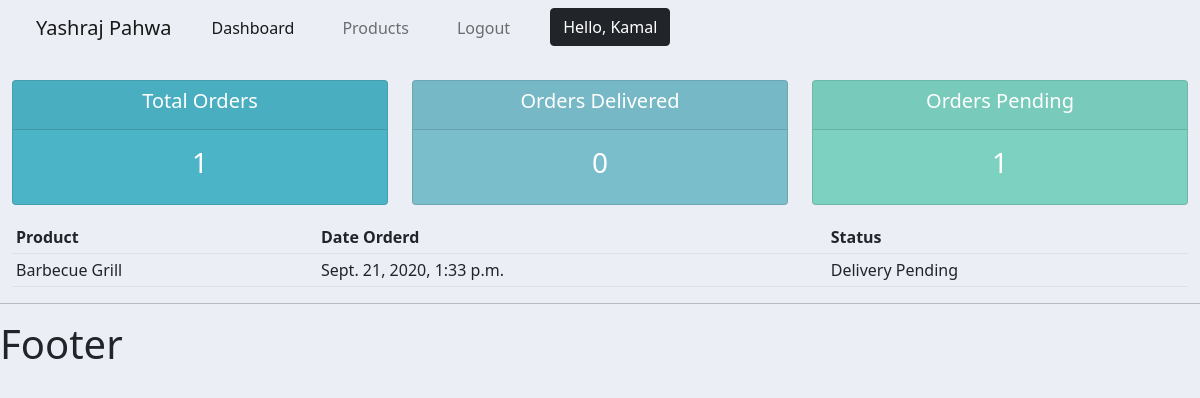
The page /user/ (signed in) on the database its author committed.
### main/models.py (models this page shows, shortened)
class Order(models.Model):
    STATUS = (
        ('Delivery Pending', 'Delivery Pending'),
        ('Out for delivery', 'Out for delivery'),
        ('Delivered', 'Delivered'),
    )
    customer = models.ForeignKey(
        Customer, null=True, blank=True, on_delete=models.SET_NULL)
    product = models.ForeignKey(
        Product, null=True, blank=True, on_delete=models.SET_NULL)
    date_created = models.DateTimeField(
        auto_now_add=True, blank=True, null=True)
    status = models.CharField(
        max_length=255, null=True, blank=True, choices=STATUS)
    note = models.CharField(
        max_length=510, null=True, blank=True)

class Product(models.Model):
    CATEGORY = (
        ('Indoor', 'Indoor'),
        ('Outdoor', 'Outdoor'),
        ('Both', 'Both'),
    )
    name = models.CharField(max_length=255, null=True)
    price = models.FloatField(null=True)
    category = models.CharField(max_length=255, null=True, choices=CATEGORY)
    description = models.CharField(max_length=255, null=True, blank=True)
    date_created = models.DateTimeField(auto_now_add=True, null=True)
    tag = models.ManyToManyField(Tag)
    def __str__(self):
        return self.name

### main/decorators.py (the view)
        def wrapper_func(request, *args, **kwargs):
            group = None
            if request.user.groups.exists():
                group = request.user.groups.all()[0].name
            if group in allowed_roles:
                return view_func(request, *args, **kwargs)
            else:
                return HttpResponse('You are not authorized to view this page')

### main/views.py (called while the page is built)
@login_required(login_url='login')
@allowed_users(allowed_roles=['customer', 'admin'])
def userPage(request):
    customerOrders = request.user.customer.order_set.all()
    total_order = customerOrders.count()
    delivered = customerOrders.filter(status='Delivered').count()
    pending = customerOrders.filter(status='Delivery Pending').count()
    context = {'order': customerOrders, 'total_order': total_order,
               'delivered': delivered, 'pending': pending}
    return render(request, 'main/dynamic/user.html', context)

### main/templates/main/dynamic/user.html
{%  extends 'main/main_template.html' %}
{% block content %}
{%  include 'main/status.html' %}
<table class="table table-sm">
    <tr>
        <th>Product</th>
        <th>Date Orderd</th>
        <th>Status</th>
    </tr>
    {% for i in order %}
    <tr>
        <td>{{i.product}}</td>
        <td>{{i.date_created}}</td>
        <td>{{i.status}}</td>
    </tr>
    {% endfor %}
</table>
{% endblock content %}

### main/templates/main/components/navbar.html (shortened to what this page needs)
<nav class="navbar navbar-expand-lg navbar-bg navbar-light container-fluid">
  <div class="container-fluid">
    <a class="navbar-brand" href="{% url 'home' %}">Yashraj Pahwa</a>
    <div class="collapse navbar-collapse" id="navbarSupportedContent">
      <ul class="navbar-nav ml-auto my-auto mb-2 mb-lg-0">
        <li class="nav-item mx-lg-3 mx-0">
          <a class="nav-link hvr-underline-from-left active home" aria-current="page"
            href="{% url 'home' %}">Dashboard</a>
        </li>
        <li class="nav-item mx-lg-3 mx-0">
          <a class="nav-link hvr-underline-from-left" href="{% url 'products' %}">Products</a>
        </li>
        <li class="nav-item mx-lg-3 mx-0">
          <a class="nav-link hvr-underline-from-left" href="{% url 'logout' %}">Logout</a>
        </li>
        <li class="nav-item mx-lg-3 mx-0">
          <a class="btn btn-dark" href="#">Hello, {{request.user}}</a>
        </li>
    </div>
  </div>
</nav>

### static/css/style.css (style rules this page uses)
body { background-color: #ebeff5; }
.navbar-bg { background-color: #ebeff5; }

### rows shown on the page
Order: product "Barbecue Grill", date_created "Sept. 21, 2020, 1:33 p.m.", status "Delivery Pending"

### other values the page prints
{{ request.user }} "Kamal"
{{ total_order }} "1"
{{ delivered }} "0"
{{ pending }} "1"
